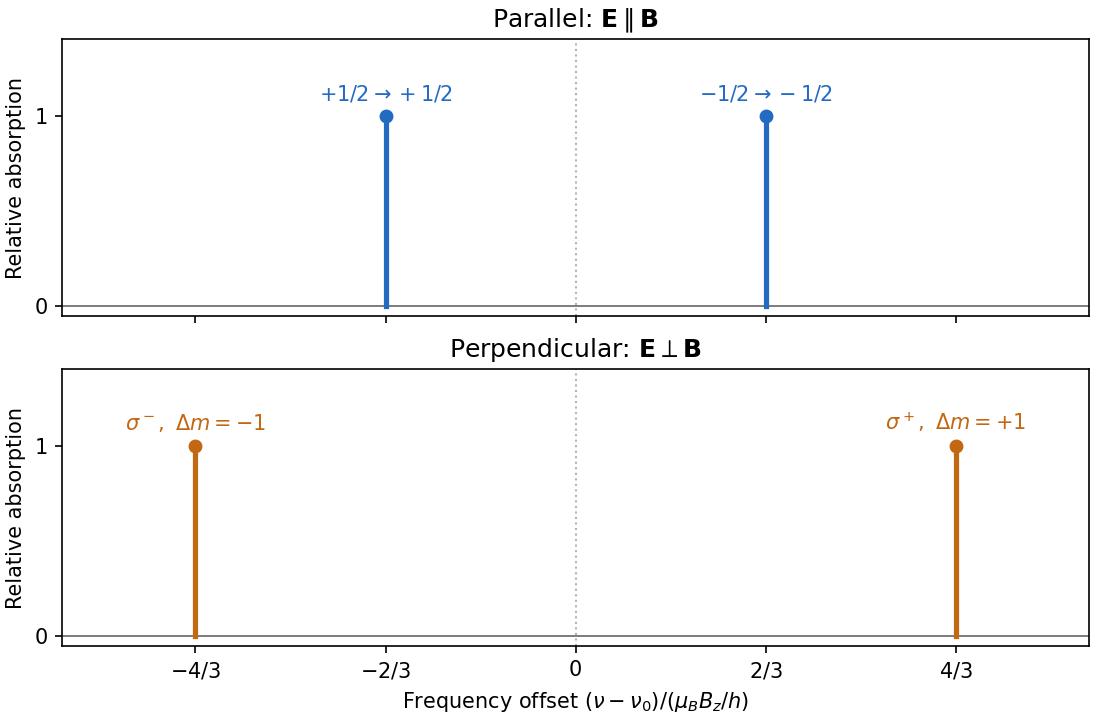

Recreate this plot in Python.
"""Original weak-field electronic D1 line positions; Python 3.14/matplotlib 3.10.7.

Run from mirrored _media directory. Hyperfine structure and line broadening omitted.
Equal heights illustrate unpolarized lower-state populations and a weak probe.
"""
from pathlib import Path
import matplotlib
matplotlib.use('Agg')
import matplotlib.pyplot as plt


def main():
    fig,axes=plt.subplots(2,1,figsize=(7.3,4.8),sharex=True,layout='constrained')
    configs=[([-2/3,2/3],'#236bc0',r'Parallel: $\mathbf{E}\parallel\mathbf{B}$', [r'$+1/2\to+1/2$',r'$-1/2\to-1/2$']),([-4/3,4/3],'#c26712',r'Perpendicular: $\mathbf{E}\perp\mathbf{B}$',[r'$\sigma^-,\ \Delta m=-1$',r'$\sigma^+,\ \Delta m=+1$'])]
    for ax,(positions,color,title,labels) in zip(axes,configs):
        ax.axhline(0,color='0.4',lw=.8)
        ax.axvline(0,color='0.7',ls=':',lw=1)
        for x,label in zip(positions,labels):
            ax.plot([x,x],[0,1],color=color,lw=2.5)
            ax.scatter([x],[1],s=32,color=color)
            ax.text(x,1.08,label,ha='center',fontsize=10,color=color)
        ax.set(ylim=(-.05,1.4),title=title,ylabel='Relative absorption')
        ax.set_yticks([0,1])
    axes[-1].set(xlim=(-1.8,1.8),xlabel=r'Frequency offset $(\nu-\nu_0)/(\mu_B B_z/h)$')
    axes[-1].set_xticks([-4/3,-2/3,0,2/3,4/3],labels=[r'$-4/3$',r'$-2/3$','0',r'$2/3$',r'$4/3$'])
    fig.savefig(Path.cwd()/Path(__file__).with_suffix('.png').name,dpi=150,facecolor='white')
    plt.close(fig)


if __name__=='__main__':main()
